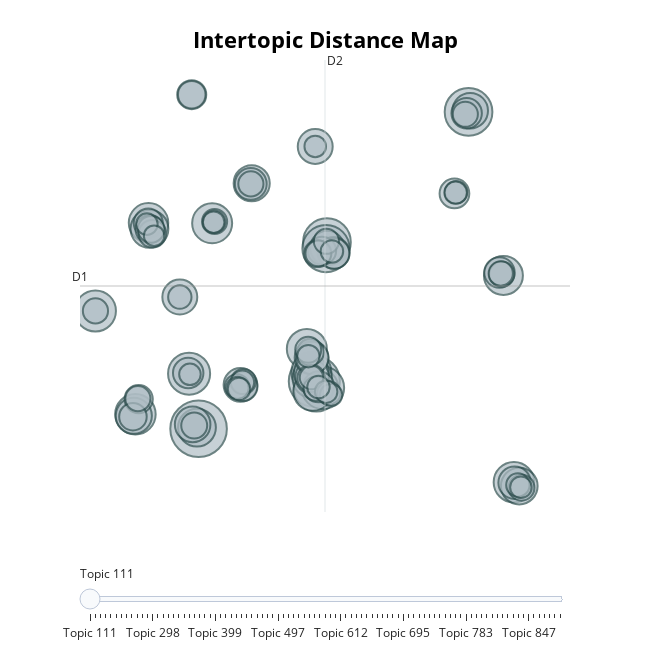

Notebook cell for this chart:
### Markdown cell above
The exclusively fake news topics look as follows

### Code cell
topic_model.visualize_topics(list(only_fake_topics))
